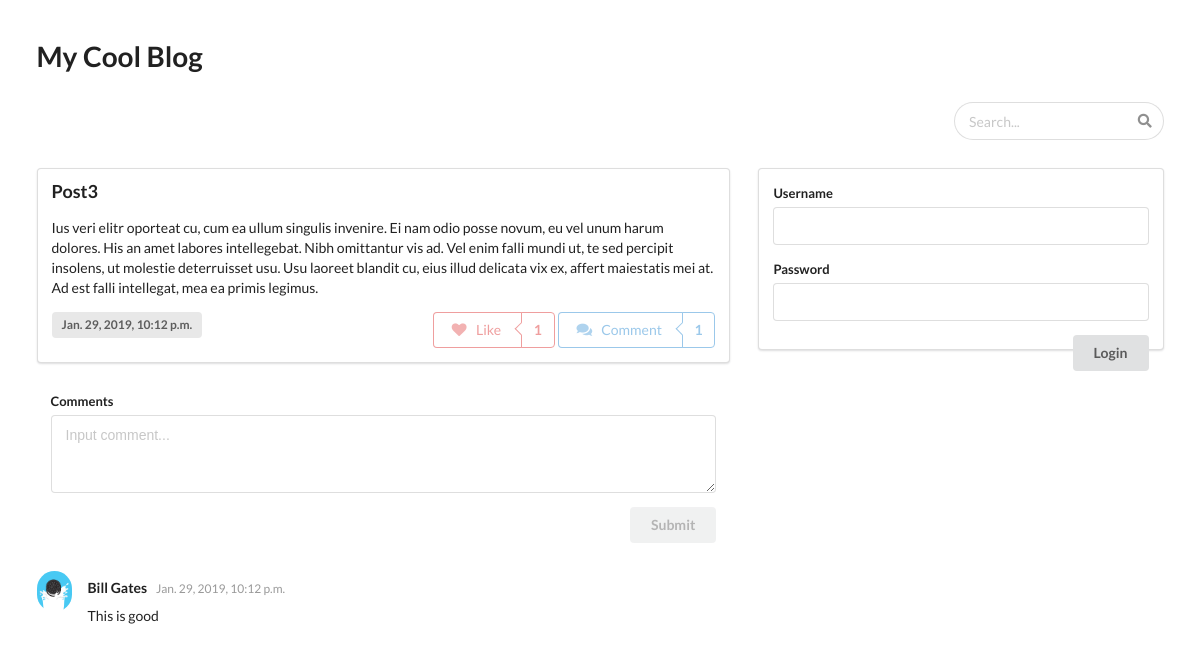
The app's page /blogs/comment/3/, older data.
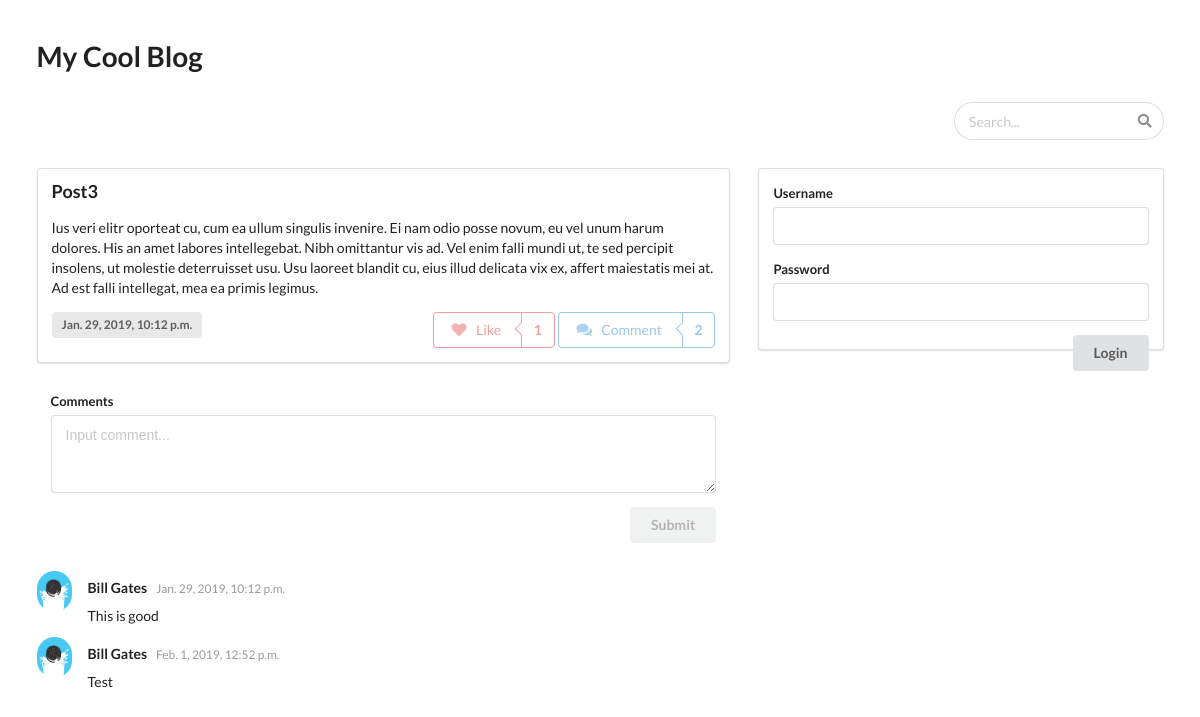
The same page, newer data.
### blogs/models.py (models this page shows, shortened)
class Post(models.Model):
    post_id = models.AutoField(primary_key=True)
    post_title = models.CharField(max_length=30, unique=True)
    post_content = models.CharField(max_length=2500)
    timestamp = models.DateTimeField(auto_now_add=True)
    class Meta:
        ordering = ('post_title',)

class Comment(models.Model):
    comment_id = models.AutoField(primary_key=True)
    user = models.ForeignKey(BlogUser, on_delete=models.CASCADE)
    post = models.ForeignKey(Post, on_delete=models.CASCADE)
    comment_content = models.CharField(max_length=250)
    timestamp = models.DateTimeField(auto_now_add=True)

class BlogUser(models.Model):
    user = models.OneToOneField(User, on_delete=models.CASCADE)
    matric_no = models.CharField(max_length=9, unique=True, default="")
    liked_posts = models.ManyToManyField(Post)
    class Meta:
        ordering = ('user__last_name',)

### blogs/views.py (the view)
# urls.py: path('comment/<int:post_id>/', views.comment, name='comment'),
def comment(request, post_id):
    context = {
        'comment_form': CommentForm(),
        'post': get_object_or_404(Post, post_id=post_id),
    }
    if request.user.is_authenticated:
        context['bu'] = get_object_or_404(BlogUser, user=request.user)
    else:
        context['user_form'] = BlogUserForm()
    return render(request, 'blogs/comments.html', context)

### blogs/forms.py
class CommentForm(forms.Form):
    comment_content = forms.CharField(widget=forms.Textarea(attrs={
        'placeholder': 'Input comment...',
        'rows': 3
    }))

class BlogUserForm(forms.Form):
    username = forms.CharField(max_length=20)
    password = forms.CharField(widget=forms.PasswordInput)

### blogs/templates/blogs/comments.html (shortened to what this page needs)
{% extends "base_user.html" %}
{% block posts %}
  <div class="ui clearing segment">
    <div class="ui header">
      <div>{{ post.post_title }}</div>
    </div>
    <p>{{ post.post_content }}</p>
    <div>
      <div class="ui label">{{ post.timestamp }}</div>
      {% include "post_buttons.html" %}
    </div>
  </div>
{% endblock %}
{% block comments %}
  <div class="ui basic clearing segment">
    <form class="ui form" method="post" action="{% url 'blogs:add_comment' post.post_id %}">
      <div class="field">
        <label>Comments</label>
        {{ comment_form.comment_content }}
      </div>
      {% if request.user.is_authenticated %}
        <button class="ui right floated button" type="submit">Submit</button>
      {% else %}
        <button class="ui right floated disabled button" type="submit">Submit</button>
      {% endif %}
    </form>
  </div>
  <div class="ui feed">
    {% for comment in post.comment_set.all %}
      <div class="event">
        <div class="label">
          {% load static %}
          <img src="{% static 'blogs/oreo.jpg' %}">
        </div>
        <div class="content">
          <div class="summary">
            {{ comment.user.user.first_name }} {{ comment.user.user.last_name }}
            <div class="date">
              {{ comment.timestamp }}
            </div>
          </div>
          <div class="extra text">
            {{ comment.comment_content }}
          </div>
        </div>
      </div>
    {% endfor %}
  </div>
{% endblock %}
{% block user %}
  {% include "user.html" %}
{% endblock %}

### blogs/templates/base_user.html (shortened to what this page needs)
<!DOCTYPE html>
<html lang="en">
<head>
  <link rel="stylesheet" href="https://cdnjs.cloudflare.com/ajax/libs/semantic-ui/2.4.1/semantic.min.css">
  {% load static %}
  <link rel="stylesheet" href="{% static "blogs/user.css" %}">
</head>
<body>
<div class="ui grid container">
  <a class="ui huge header" href="{% url 'blogs:index' %}">My Cool Blog</a>
  <div class="row">
    <div class="right aligned column">
      <form class="ui search" method="get" action="{% url 'blogs:search' %}">
        <div class="ui icon input">
          <input class="prompt" name="q" type="text" placeholder="Search...">
        </div>
      </form>
    </div>
  </div>
  <div class="row">
    <div class="ten wide column">
      {% block posts %}
      {% endblock %}
      {% block comments %}
      {% endblock %}
    </div>
    <div class="six wide column">
      <div class="ui segment">
        {% block user %}
        {% endblock %}
      </div>
    </div>
  </div>
</div>
</body>
</html>

### blogs/templates/post_buttons.html (shortened to what this page needs)
{% if not request.user.is_authenticated %}
  <div class="ui disabled right floated labeled button" tabindex="0">
    <div class="ui basic blue button">
      <i class="comments icon"></i> Comment
    </div>
    <a class="ui basic left pointing blue label">
      {{ post.comment_set.count }}
    </a>
  </div>
  <div class="ui disabled right floated labeled button" tabindex="0">
    <div class="ui basic red button">
      <i class="heart icon"></i> Like
    </div>
    <a class="ui basic red left pointing label">
      {{ post.bloguser_set.count }}
    </a>
  </div>
{% endif %}

### blogs/templates/user.html (shortened to what this page needs)
{% if not request.user.is_authenticated %}
  <form class="ui form" action="{% url 'blogs:login' %}" method="post">
    <div class="field">
      <label>Username</label>
      {{ user_form.username }}
    </div>
    <div class="field">
      <label>Password</label>
      {{ user_form.password }}
    </div>
    <button class="ui right floated button" type="submit">Login</button>
  </form>
{% else %}
  {% load static %}
{% endif %}

### blogs/static/blogs/user.css (style rules this page uses)
body > .ui.container { margin-top: 3em; }

Row changes from the older to the newer data that the page shows:
computed for Post "Post3": comment_set.count "1" → "2"
added Comment: user.user.first_name "Bill", user.user.last_name "Gates", timestamp "Feb. 1, 2019, 12:52 p.m.", comment_content "Test"
